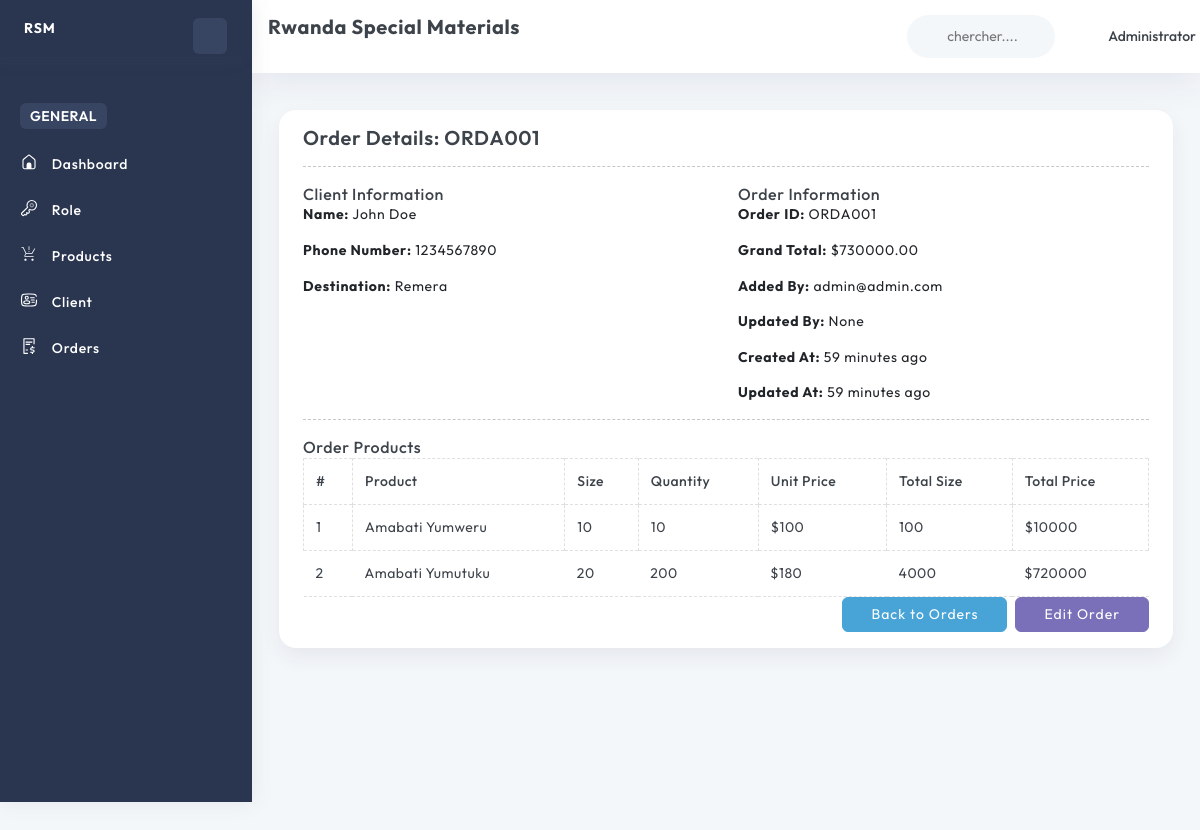
The app's page /order/ORDA001/ (signed in) with its own data.
### account/models.py (models this page shows, shortened)
class User(AbstractBaseUser, PermissionsMixin):
    email = models.EmailField(unique=True)
    name = models.CharField(max_length=255)
    phone_number = models.CharField(max_length=15, unique=True)
    image = ProcessedImageField(
        upload_to=user_image_path,
        processors=[ResizeToFill(720, 720)],
        format='JPEG',
        options={'quality': 90},
        null=True,
        blank=True,
    )
    role = models.ForeignKey(Role, on_delete=models.SET_NULL, null=True, blank=True)
    slug = models.SlugField(unique=True, max_length=255, null=True, blank=True)
    added_by = models.ForeignKey('self', on_delete=models.CASCADE, null=True, blank=True, related_name='added_users')
    is_active = models.BooleanField(default=True)
    is_staff = models.BooleanField(default=False)
    created_at = models.DateTimeField(default=timezone.now)
    updated_at = models.DateTimeField(auto_now=True)
    objects = CustomUserManager()
    USERNAME_FIELD = 'email'
    REQUIRED_FIELDS = ['name', 'phone_number']
    def __str__(self):
        return self.email

### base/models.py (models this page shows, shortened)
class Order(models.Model):
    client = models.ForeignKey(Client, on_delete=models.SET_NULL, null=True, blank=True, related_name='orders')
    orderId = models.CharField(max_length=10, unique=True, editable=False)
    destination = models.CharField(max_length=255, null=True, blank=True)
    addedBy = models.ForeignKey(User, on_delete=models.SET_NULL, null=True, blank=True, related_name='orders_added')
    updatedBy = models.ForeignKey(User, on_delete=models.SET_NULL, null=True, blank=True, related_name='orders_updated')
    created_at = models.DateTimeField(default=timezone.now, editable=False)
    updated_at = models.DateTimeField(auto_now=True)
    grand_total = models.DecimalField(max_digits=10, decimal_places=2, default=0.00)

class Client(models.Model):
    name = models.CharField(max_length=255)
    phone_number = models.CharField(max_length=15, unique=True)
    destination = models.CharField(max_length=255)
    created_at = models.DateTimeField(default=timezone.now, editable=False)
    updated_at = models.DateTimeField(auto_now=True)

class OrderProduct(models.Model):
    order = models.ForeignKey(Order, on_delete=models.CASCADE, related_name='order_products')
    product = models.ForeignKey(Product, on_delete=models.CASCADE)
    size = models.PositiveIntegerField()
    quantity = models.PositiveIntegerField()
    total_size = models.PositiveIntegerField(editable=False)
    unit_price = models.PositiveIntegerField()
    total_price = models.PositiveIntegerField(editable=False)

class Product(models.Model):
    name = models.CharField(max_length=255, unique=True)
    slug = models.SlugField(max_length=255, unique=True, blank=True)
    created_at = models.DateTimeField(default=timezone.now, editable=False)
    updated_at = models.DateTimeField(auto_now=True)

### base/views.py (the view)
# urls.py: path('order/<str:orderId>/', showOrder, name="showOrder"),
@login_required
@permission_required('base.view_order', raise_exception=True)
def showOrder(request, orderId):
    order = get_object_or_404(Order, orderId=orderId)
    order_products = order.order_products.all()
    context = {
        'order': order,
        'order_products': order_products,
    }
    return render(request, 'pages/orders/show.html', context)

### templates/pages/orders/show.html
{% extends 'layouts/app.html' %}
{% load static %}
{% load humanize %}
{% block content %}
<div class="container-fluid">
    <div class="row">
        <div class="col-12">
            <div class="card">
                <div class="card-body">
                    <h4>Order Details: {{ order.orderId }}</h4>
                    <hr>
                    <div class="row">
                        <div class="col-md-6">
                            <h5>Client Information</h5>
                            <p><strong>Name:</strong> {{ order.client.name }}</p>
                            <p><strong>Phone Number:</strong> {{ order.client.phone_number }}</p>
                            <p><strong>Destination:</strong> {{ order.destination }}</p>
                        </div>
                        <div class="col-md-6">
                            <h5>Order Information</h5>
                            <p><strong>Order ID:</strong> {{ order.orderId }}</p>
                            <p><strong>Grand Total:</strong> ${{ order.grand_total }}</p>
                            <p><strong>Added By:</strong> {{ order.addedBy }}</p>
                            <p><strong>Updated By:</strong> {{ order.updatedBy }}</p>
                            <p><strong>Created At:</strong> {{ order.created_at|naturaltime }}</p>
                            <p><strong>Updated At:</strong> {{ order.updated_at|naturaltime }}</p>
                        </div>
                    </div>
                    <hr>
                    <h5>Order Products</h5>
                    <table class="table table-bordered" id="order-products-table">
                        <thead>
                            <tr>
                                <th>#</th>
                                <th>Product</th>
                                <th>Size</th>
                                <th>Quantity</th>
                                <th>Unit Price</th>
                                <th>Total Size</th>
                                <th>Total Price</th>
                            </tr>
                        </thead>
                        <tbody>
                            {% for op in order_products %}
                            <tr>
                                <td>{{ forloop.counter }}</td>
                                <td>{{ op.product.name }}</td>
                                <td>{{ op.size }}</td>
                                <td>{{ op.quantity }}</td>
                                <td>${{ op.unit_price }}</td>
                                <td>{{ op.total_size }}</td>
                                <td>${{ op.total_price }}</td>
                            </tr>
                            {% endfor %}
                        </tbody>
                    </table>
                    <div class="d-flex justify-content-end">
                        <a href="{% url 'base:getOrders' %}" class="btn btn-secondary">Back to Orders</a>
                        <a href="{% url 'base:editOrder' order.orderId %}" class="btn btn-primary ms-2">Edit Order</a>
                    </div>
                </div>
            </div>
        </div>
    </div>
</div>
{% endblock %}

### templates/inc/header.html (shortened to what this page needs)
{% load static %}
<div class="page-header row">
    <div class="col-4 col-xl-4 page-title">
        <h4 class="f-w-700">Rwanda Special Materials</h4>
    </div>
    <div class="header-wrapper col m-0">
        <div class="row">
            <div class="nav-right col-xxl-8 col-xl-6 col-md-7 col-8 pull-right right-header p-0 ms-auto">
                <ul class="nav-menus">
                    <li>
                        <div class="form-group w-100">
                            <div class="Typeahead Typeahead--twitterUsers">
                                <div class="u-posRelative d-flex align-items-center">
                                    <svg class="search-bg svg-color">
                                        <use href="{% static 'svg/icon-sprite.svg#search' %}"></use>
                                    </svg>
                                    <input class="demo-input py-0 Typeahead-input form-control-plaintext w-100" type="text" placeholder="chercher...." name="q" title="">
                                </div>
                            </div>
                        </div>
                    </li>
                    <li class="profile-nav onhover-dropdown px-0 py-0">
                        <div class="d-flex profile-media align-items-center">
                            <div class="flex-grow-1">
                                <span>
                                    {{ request.user.name }}
                                </span>
                            </div>
                        </div>
                    </li>
                </ul>
            </div>
        </div>
    </div>
</div>

### records on screen
User: user.name "Administrator"
Order: orderId "ORDA001", client.name "John Doe", client.phone_number "1234567890", destination "Remera", grand_total "730000.00", addedBy "admin@admin.com", updatedBy "None", created_at "59 minutes ago", updated_at "59 minutes ago"
OrderProduct: product.name "Amabati Yumweru", size "10", quantity "10", unit_price "100", total_size "100", total_price "10000"
OrderProduct: product.name "Amabati Yumutuku", size "20", quantity "200", unit_price "180", total_size "4000", total_price "720000"
